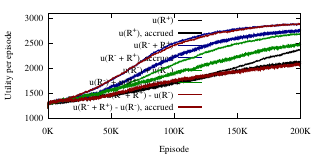

The script that saved this image:
set terminal pdf size 8cm,4cm font "Times, 11"
set output 'plot_random.pdf'

set xlabel 'Episode'
set ylabel 'Utility per episode'
set format x "%1.0fK"
set key bottom left
set style fill transparent solid 0.33 noborder

fn = "<(python3 avg_stats.py -1 out-random-hidden50-lr0.001-forwardreturn-extranone-*)"
fb = "<(python3 avg_stats.py -1 out-random-hidden50-lr0.001-forwardreturn-extraaccrued-*)"
bn = "<(python3 avg_stats.py -1 out-random-hidden50-lr0.001-bothreturn-extranone-*)"
bb = "<(python3 avg_stats.py -1 out-random-hidden50-lr0.001-bothreturn-extraaccrued-*)"
bbn = "<(python3 avg_stats.py -1 out-random-hidden50-lr0.001-bothbuggyreturn-extranone-*)"
bbb = "<(python3 avg_stats.py -1 out-random-hidden50-lr0.001-bothbuggyreturn-extraaccrued-*)"
tn = "<(python3 avg_stats.py -1 out-random-hidden50-lr0.001-triplereturn-extranone-*)"
tb = "<(python3 avg_stats.py -1 out-random-hidden50-lr0.001-triplereturn-extraaccrued-*)"

plot [0:200] [1000:3100] \
    fn using 1:3:4 with filledcu notitle lc rgb "#888888", fn using 1:2 with lines title 'u(R^+)' lc "#000000", \
    fb using 1:3:4 with filledcu notitle lc rgb "#888888", fb using 1:2 with lines title 'u(R^+), accrued' lc "#000000" lw 2, \
    bn using 1:3:4 with filledcu notitle lc rgb "#8888FF", bn using 1:2 with lines title 'u(R^- + R^+)' lc "#000088", \
    bb using 1:3:4 with filledcu notitle lc rgb "#8888FF", bb using 1:2 with lines title 'u(R^- + R^+), accrued' lc "#000088" lw 2, \
    bbn using 1:3:4 with filledcu notitle lc rgb "#88FF88", bbn using 1:2 with lines title 'u(R^-) + u(R^+)' lc "#008800", \
    bbb using 1:3:4 with filledcu notitle lc rgb "#88FF88", bbb using 1:2 with lines title 'u(R^-) + u(R^+), accrued' lc "#008800" lw 2, \
    tn using 1:3:4 with filledcu notitle lc rgb "#FF8888", tn using 1:2 with lines title 'u(R^- + R^+) - u(R^-)' lc "#880000", \
    tb using 1:3:4 with filledcu notitle lc rgb "#FF8888", tb using 1:2 with lines title 'u(R^- + R^+) - u(R^-), accrued' lc "#880000" lw 2
